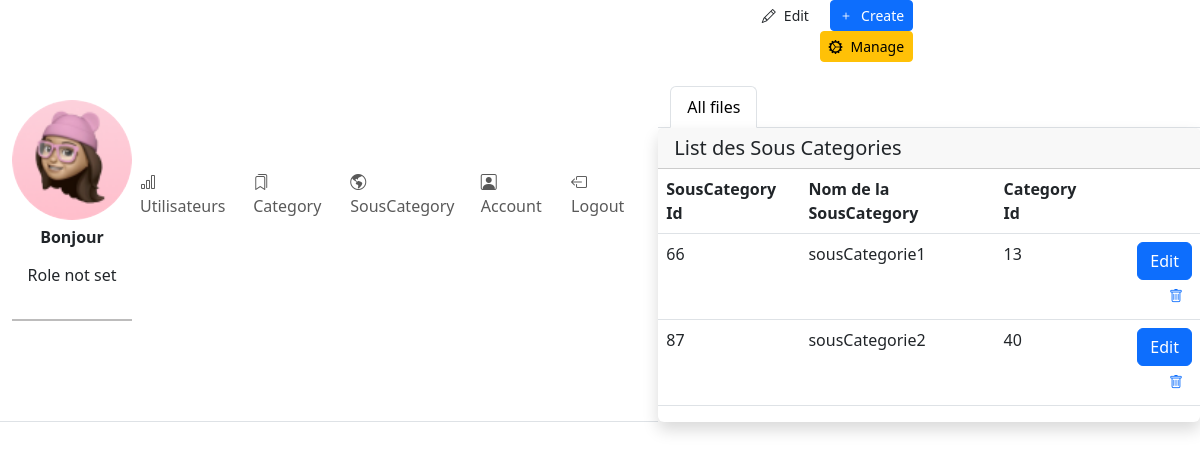
/pages/SousCategory.php, run on an earlier commit of the app's database.
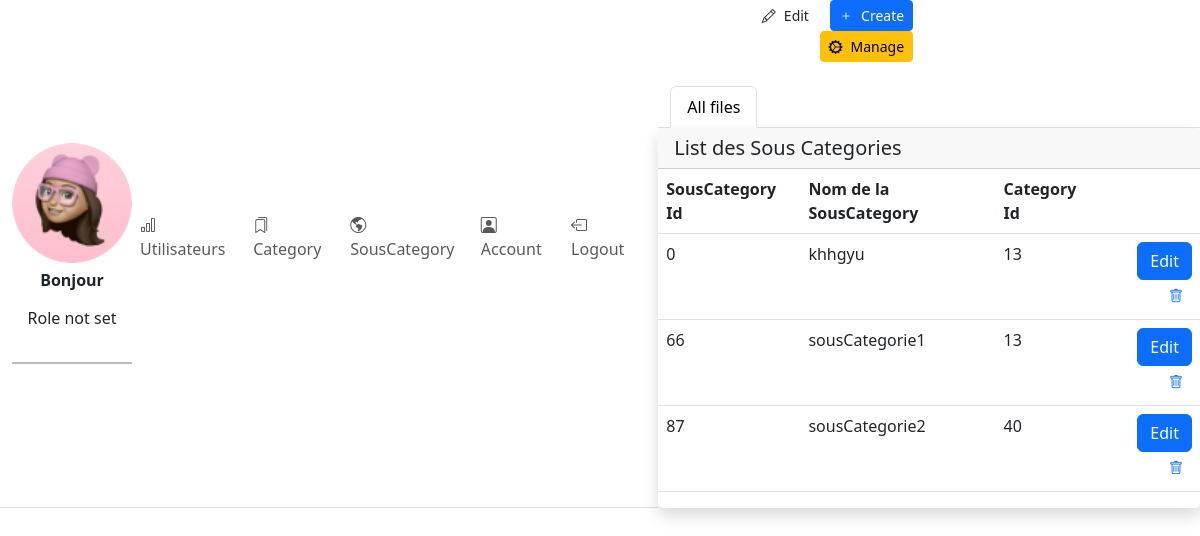
And on a later commit of the database.
### tables this page shows
CREATE TABLE `souscategories` (
  `SubcategoryID` int(11) NOT NULL,
  `NomSousCategorie` varchar(255) DEFAULT NULL,
  `CategoryID` int(11) DEFAULT NULL
);

### pages/SousCategory.php (the view, shortened to what this page needs)
<!DOCTYPE html>
<html lang="en">
<head>
    <link rel="stylesheet" href="https://cdn.jsdelivr.net/npm/bootstrap@5.3.0/dist/css/bootstrap.min.css">
    <link href="https://cdn.jsdelivr.net/npm/@sweetalert2/theme-dark@4/dark.css" rel="stylesheet">
    <link rel="stylesheet" href="../css/page.css">
</head>
<body>
    <?php include('./component/sidebar.php') ?>
    <div class="h-screen flex-grow-1 overflow-y-lg-auto">
        <header class="bg-surface-primary border-bottom pt-6">
            <div class="container-fluid">
                <div class="mb-npx">
                    <div class="row align-items-center">
                        <div class="col-sm-6 col-12 text-sm-end ">
                            <div class="mx-n1">
                                <a href="#" class="btn d-inline-flex btn-sm btn-neutral border-base mx-1">
                                    <span class=" pe-2">
                                        <i class="bi bi-pencil"></i>
                                    </span>
                                    <span>Edit</span>
                                </a>
                                <a href="#" class="btn d-inline-flex btn-sm btn-primary mx-1" data-bs-toggle="modal" data-bs-target="#createSousCategoryModal">
                                <span class="pe-2">
    <i class="bi bi-plus"></i>
</span>
<span>Create</span>
</a>
                                <a href="#" class="btn d-inline-flex btn-sm btn-warning mx-1">
                                    <span class=" pe-2">
                                        <i class="bi bi-gear-wide-connected"></i>
                                    </span>
                                    <span>Manage</span>
                                </a>
                            </div>
                        </div>
                    </div>
                    <ul class="nav nav-tabs mt-4 overflow-x border-0">
                        <li class="nav-item ">
                            <a href="#" class="nav-link active">All files</a>
                        </li>
                    </ul>
                </div>
            </div>
        </header>
        <div class="card shadow border-0 mb-7">
            <div class="card-header">
                <h5 class="mb-0">List des Sous Categories</h5>
            </div>
            <div class="table-responsive">
                <?php
                include 'connexion.php';
                $result = $con->query("SELECT * FROM souscategories");
                ?>
                <table class="table table-hover table-nowrap">
                    <thead class="thead-light">
                        <tr>
                            <th scope="col">SousCategory Id</th>
                            <th scope="col">Nom de la SousCategory </th>
                            <th scope="col">Category Id </th>
                            <th></th>
                        </tr>
                    </thead>
                    <tbody>
                        <?php foreach ($result as $value) : ?>
                            <tr>
                                <td><?php echo $value['SubcategoryID'] ?></td>
                                <td><?php echo $value['NomSousCategorie'] ?></td>
                                <td><?php echo $value['CategoryID'] ?></td>
                                <td class="text-end">
                                <button type="button" class="btn btn-primary edit-btn" data-bs-toggle="modal" data-bs-target="#userProfileModal<?php echo $value['SubcategoryID']; ?>">Edit</button>
                                        <button type="button" class="btn btn-sm btn-square btn-neutral text-danger-hover">
                                            <a href="removeCat.php?CategoryID=<?php echo $value['CategoryID'] ?>"><i class="bi bi-trash"></i></a>
                                        </button>
                                    </td>
                                </tr>
                        <?php endforeach; ?>
                    </tbody>
                </table>
            </div>
        </div>
</body>
</html>

What changed in the data, as far as the page shows it:
added souscategories: SubcategoryID "0", NomSousCategorie "khhgyu", CategoryID "13"
